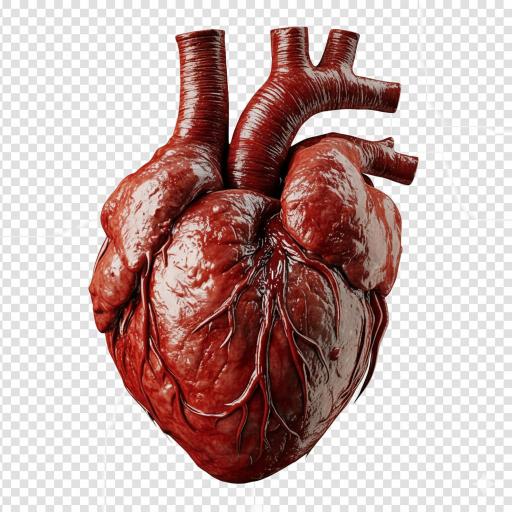
#> input picture Gemini_Generated_Image_dqlcrvdqlcrvdqlc.png, 1024 x 1024 px (shown at 1/2 size)
$ python -i advanced_image_preprocessing.py   (imports and definitions only)   (older library calls are emulated)
#> lines starting #> are read from the running program, lines starting #| are printed output that depends on the picture
"""
Advanced Image Preprocessing for Medical Images
Implements state-of-the-art preprocessing techniques to enhance image quality for better model accuracy
"""

import cv2
import numpy as np
from PIL import Image
from scipy import ndimage
from skimage import exposure, filters, restoration
import tensorflow as tf
from tensorflow.keras.preprocessing.image import img_to_array


class AdvancedImageProcessor:
    """
    Advanced image preprocessing pipeline specifically designed for medical images
    """

    def __init__(self):
        pass

    # [97 lines left out: functions enhance_ecg_image, enhance_mri_image, not called in this run]

    def preprocess_for_model(self, image_path_or_array, target_size=(128, 128), modality='general'):
        """
        Complete preprocessing pipeline for medical images
        """
#> called with target_size = (128, 128), modality = 'general'
        # Load image if it's a path
        if isinstance(image_path_or_array, str):
            image = Image.open(image_path_or_array)
#> image is the input picture: PIL image 1024x1024 RGB; mean R, G, B 195.8, 171.6, 168.7
        else:
            image = Image.fromarray((image_path_or_array * 255).astype(np.uint8))

        # Convert to RGB if necessary
        if image.mode != 'RGB':
            image = image.convert('RGB')

        # Resize image
        image = image.resize(target_size)
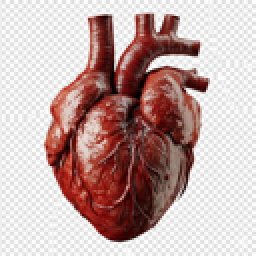
#> image: PIL image 128x128 RGB (shown 2 times larger); mean R, G, B 195.7, 171.5, 168.6

        # Convert to array
        img_array = np.array(image, dtype=np.float32)

        # Normalize
        img_array = img_array / 255.0

        # Apply modality-specific enhancement
        if modality.lower() == 'ecg':
            enhanced = self.enhance_ecg_image(np.expand_dims(img_array, axis=0))
            return enhanced[0]  # Remove batch dimension for single image
        elif modality.lower() == 'mri':
            enhanced = self.enhance_mri_image(np.expand_dims(img_array, axis=0))
            return enhanced[0]  # Remove batch dimension for single image
        else:
            # Return normalized image without enhancement
            return img_array

    # [48 lines left out: functions batch_preprocess, create_advanced_augmentation_pipeline, not called in this run]


class MedicalImageAugmenter:
    """
    Advanced augmentation class specifically for medical images
    """

    def __init__(self, modality='general'):
        self.modality = modality
        self.augment_func = create_advanced_augmentation_pipeline()

    # [63 lines left out: functions augment, apply_advanced_preprocessing, test_preprocessing, not called in this run]


# [2 lines not run here, left out]

>>> result = AdvancedImageProcessor().preprocess_for_model('Gemini_Generated_Image_dqlcrvdqlcrvdqlc.png')
